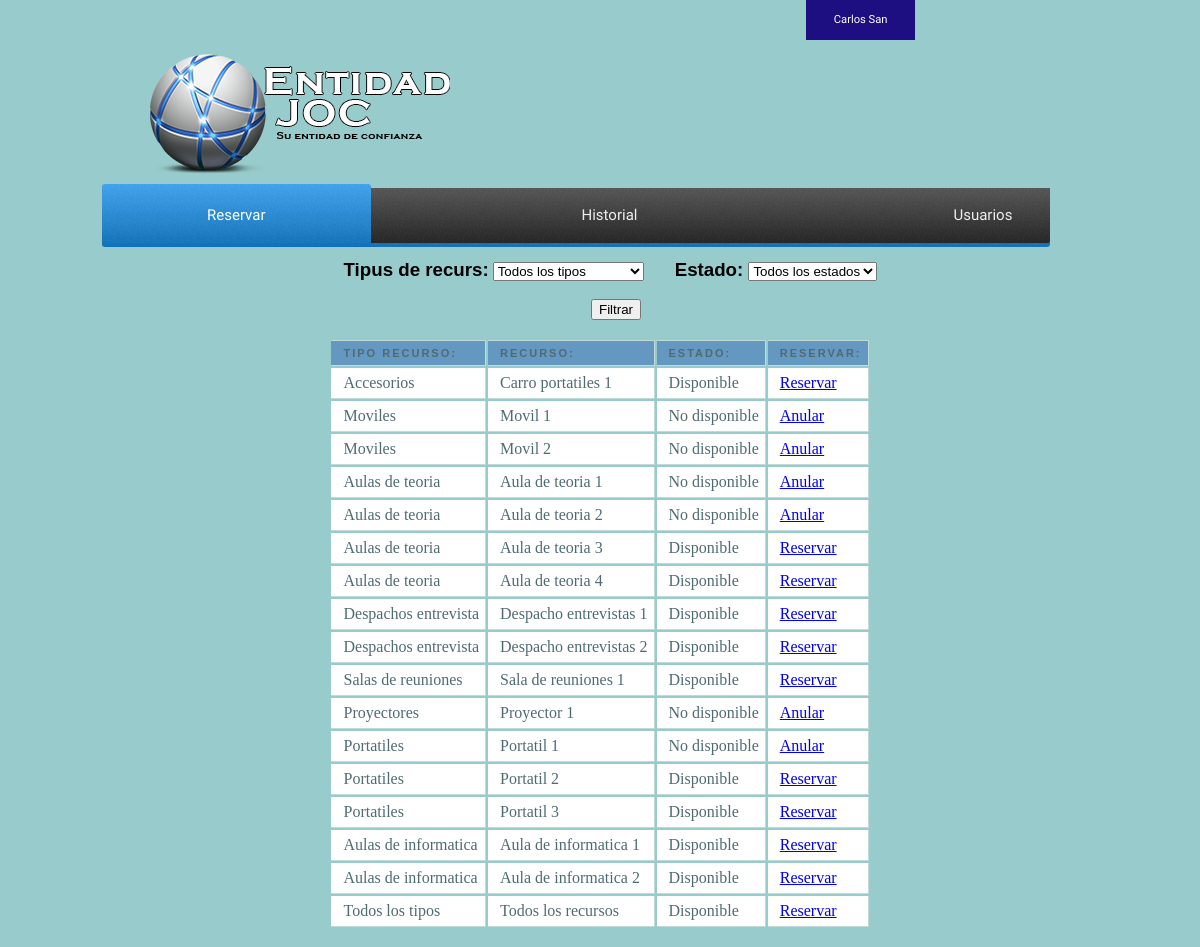
Screenshot of /paginausuario_reservar.php (signed in) with the database file from the repository.
### tables this page shows
CREATE TABLE IF NOT EXISTS `resources` (
  `idResource` int(255) NOT NULL,
  `nomR` varchar(50) NOT NULL,
  `idEstado` int(11) NOT NULL,
  `idRType` int(11) NOT NULL
);

CREATE TABLE IF NOT EXISTS `resourcestype` (
  `idRType` int(255) NOT NULL,
  `tipo` varchar(20) NOT NULL
);

CREATE TABLE IF NOT EXISTS `estadoinfo` (
  `idEstado` int(255) NOT NULL,
  `nomEstado` varchar(20) NOT NULL
);

### formularis_definitiu.php (the view, shortened to what this page needs)
<link rel="stylesheet" href="css/tablareservas.css">
<!DOCTYPE html>
<html>
	<head>
	</head>
	<body>
		<div id="desplegables">
			<form name="formulario_reservas" action="paginausuario_reservar.php" method="POST">
				<?php
					if (!isset($_REQUEST['tiporecursos'])){
						$conn=mysqli_connect('localhost','root','','bd_intranet');
		                $consulta_Rtype="SELECT idRType, tipo FROM resourcestype";
		                $datos=mysqli_query($conn,$consulta_Rtype);
		        ?>
						<div id="div_izq"><h3>Tipus de recurs:</h3>
						<select name="tiporecursos" onchange="OnSelectionChange(this)">
				            <?php
				            	while($nom=mysqli_fetch_array($datos)){
				               		echo "<option value='$nom[idRType]' selected=$nom[12]>".utf8_encode($nom['tipo'])."</option>";
				               	}
				            ?>
			            </select>
			        <?php
			        	$consulta_Estado="SELECT idEstado, nomEstado FROM estadoinfo";
			            $datos_estado=mysqli_query($conn,$consulta_Estado);
			        ?></div>
			        	<div id="div_cen"><h3> Estado: </h3>
			            <select name="estado">
			            	<?php
			            		while($nombres=mysqli_fetch_array($datos_estado)){
				               		echo "<option value='$nombres[idEstado]' selected=$nombres[4]>".utf8_encode($nombres['nomEstado'])."</option>";
				               	}
			            	?>
			        	</select>
		        <?php
		        	}
	       		?>
	       		<br></div>
	       		<div id="div_boton"><input type="submit" value="Filtrar"></div>
	       	</form>
        </div>
        <div>
        	<br>
        	<center><table class="mytable">
        		<tr>
        			<th>Tipo Recurso:</th>
        			<th>Recurso:</th>
        			<th>Estado:</th>
        			<th>Reservar:</th>
        		</tr>
		        	<?php
		        		if ((!isset($_REQUEST['tiporecursos'])) OR ($_REQUEST['tiporecursos']==12)){
			        		$conn=mysqli_connect('localhost','root','','bd_intranet');
					        if ((!isset($_REQUEST['estado'])) OR ($_REQUEST['estado']==4)){
					        	$sql="SELECT resources.*, resourcestype.*, estadoinfo.* FROM ((resourcestype INNER JOIN resources ON resourcestype.idRType=resources.idRType) INNER JOIN estadoinfo ON resources.idEstado=estadoinfo.idEstado)";
					        }else{
					        	$sql="SELECT resources.*, resourcestype.*, estadoinfo.* FROM ((resourcestype INNER JOIN resources ON resourcestype.idRType=resources.idRType) INNER JOIN estadoinfo ON resources.idEstado=estadoinfo.idEstado) WHERE resources.idEstado=$_REQUEST[estado] OR resources.idEstado=3";
					        }
					        $datos=mysqli_query($conn,$sql);
					        $num_filas = mysqli_num_rows($datos);
					        if ($num_filas!=0){
						        while($valor=mysqli_fetch_array($datos)){
								    echo "<tr>";
									    echo "<td>".$valor['tipo']."</td>";
									    echo "<td>".$valor['nomR']."</td>";
									    echo "<td>".$valor['nomEstado']."</td>";
									    if ($valor['nomEstado']=="Disponible"){
									    	echo "<td><a href=pagina_reserva_p0.php?id=$valor[idResource]>Reservar</a></td>";
									    } else {
									    	echo "<td><a href=pagina_anular_p0.php?id=$valor[idResource]>Anular</a></td>";
									    }
								    echo "</tr>";
								}
							}
						}
		        	?>
        	</table></center>
        </div>
	</body>
</html>

### css/paginausuario.css (style rules this page uses)
body { margin:0px; background:#98CBCB; }

### css/tablareservas.css (style rules this page uses)
th { font: bold 11px "Trebuchet MS", Verdana, Arial, Helvetica, sans-serif; color: #4f6b72; border-right: 1px solid #C1DAD7; border-bottom: 1px solid #C1DAD7; border-top: 1px solid #C1DAD7; letter-spacing: 2px; text-transform: uppercase; text-align: left; padding: 6px 6px 6px 12px; background: #6498C1 url(images/bg_header.jpg) no-repeat; }
td { border-right: 1px solid #C1DAD7; border-bottom: 1px solid #C1DAD7; background: #fff; padding: 6px 6px 6px 12px; color: #4f6b72; }
h3 { font-family: Helvetica; display: inline; }
#div_izq { display:inline-block; margin-left: 21.5% }
#div_cen { display:inline-block; margin-left:3%; }
#div_boton { margin-left: 49%; margin-top: 2%; }

### rows the page displays
resources: idRType.tipo "Accesorios", nomR "Carro portatiles 1", idEstado.nomEstado "Disponible"
resources: idRType.tipo "Moviles", nomR "Movil 1", idEstado.nomEstado "No disponible"
resources: idRType.tipo "Moviles", nomR "Movil 2", idEstado.nomEstado "No disponible"
resources: idRType.tipo "Aulas de teoria", nomR "Aula de teoria 1", idEstado.nomEstado "No disponible"
resources: idRType.tipo "Aulas de teoria", nomR "Aula de teoria 2", idEstado.nomEstado "No disponible"
resources: idRType.tipo "Aulas de teoria", nomR "Aula de teoria 3", idEstado.nomEstado "Disponible"
resources: idRType.tipo "Aulas de teoria", nomR "Aula de teoria 4", idEstado.nomEstado "Disponible"
resources: idRType.tipo "Despachos entrevista", nomR "Despacho entrevistas 1", idEstado.nomEstado "Disponible"
resources: idRType.tipo "Despachos entrevista", nomR "Despacho entrevistas 2", idEstado.nomEstado "Disponible"
resources: idRType.tipo "Salas de reuniones", nomR "Sala de reuniones 1", idEstado.nomEstado "Disponible"
resources: idRType.tipo "Proyectores", nomR "Proyector 1", idEstado.nomEstado "No disponible"
resources: idRType.tipo "Portatiles", nomR "Portatil 1", idEstado.nomEstado "No disponible"
resources: idRType.tipo "Portatiles", nomR "Portatil 2", idEstado.nomEstado "Disponible"
resources: idRType.tipo "Portatiles", nomR "Portatil 3", idEstado.nomEstado "Disponible"
resources: idRType.tipo "Aulas de informatica", nomR "Aula de informatica 1", idEstado.nomEstado "Disponible"
resources: idRType.tipo "Aulas de informatica", nomR "Aula de informatica 2", idEstado.nomEstado "Disponible"
resources: idRType.tipo "Todos los tipos", nomR "Todos los recursos", idEstado.nomEstado "Disponible"

### other values shown
$privilegios "Carlos San"
form field tiporecursos "Todos los tipos"
form field estado "Todos los estados"
